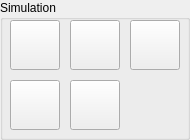
                                        <widget class="QGroupBox" name="GroupBox_Simulation">
                                            <property name="geometry">
                                                <rect>
                                                    <x>780</x>
                                                    <y>10</y>
                                                    <width>190</width>
                                                    <height>140</height>
                                                </rect>
                                            </property>
                                            <property name="minimumSize">
                                                <size>
                                                    <width>190</width>
                                                    <height>140</height>
                                                </size>
                                            </property>
                                            <property name="maximumSize">
                                                <size>
                                                    <width>190</width>
                                                    <height>140</height>
                                                </size>
                                            </property>
                                            <property name="title">
                                                <string>Simulation</string>
                                            </property>
                                            <widget class="QPushButton" name="PushButton_Play">
                                                <property name="geometry">
                                                    <rect>
                                                        <x>10</x>
                                                        <y>20</y>
                                                        <width>50</width>
                                                        <height>50</height>
                                                    </rect>
                                                </property>
                                                <property name="minimumSize">
                                                    <size>
                                                        <width>50</width>
                                                        <height>50</height>
                                                    </size>
                                                </property>
                                                <property name="maximumSize">
                                                    <size>
                                                        <width>50</width>
                                                        <height>50</height>
                                                    </size>
                                                </property>
                                                <property name="toolTip">
                                                    <string>Play</string>
                                                </property>
                                                <property name="text">
                                                    <string/>
                                                </property>
                                            </widget>
                                            <widget class="QPushButton" name="PushButton_Pause">
                                                <property name="geometry">
                                                    <rect>
                                                        <x>70</x>
                                                        <y>20</y>
                                                        <width>50</width>
                                                        <height>50</height>
                                                    </rect>
                                                </property>
                                                <property name="minimumSize">
                                                    <size>
                                                        <width>50</width>
                                                        <height>50</height>
                                                    </size>
                                                </property>
                                                <property name="maximumSize">
                                                    <size>
                                                        <width>50</width>
                                                        <height>50</height>
                                                    </size>
                                                </property>
                                                <property name="toolTip">
                                                    <string>Pause</string>
                                                </property>
                                                <property name="text">
                                                    <string/>
                                                </property>
                                            </widget>
                                            <widget class="QPushButton" name="PushButton_Stop">
                                                <property name="geometry">
                                                    <rect>
                                                        <x>130</x>
                                                        <y>20</y>
                                                        <width>50</width>
                                                        <height>50</height>
                                                    </rect>
                                                </property>
                                                <property name="minimumSize">
                                                    <size>
                                                        <width>50</width>
                                                        <height>50</height>
                                                    </size>
                                                </property>
                                                <property name="maximumSize">
                                                    <size>
                                                        <width>50</width>
                                                        <height>50</height>
                                                    </size>
                                                </property>
                                                <property name="toolTip">
                                                    <string>Stop</string>
                                                </property>
                                                <property name="text">
                                                    <string/>
                                                </property>
                                            </widget>
                                            <widget class="QPushButton" name="PushButton_Next">
                                                <property name="geometry">
                                                    <rect>
                                                        <x>10</x>
                                                        <y>80</y>
                                                        <width>50</width>
                                                        <height>50</height>
                                                    </rect>
                                                </property>
                                                <property name="minimumSize">
                                                    <size>
                                                        <width>50</width>
                                                        <height>50</height>
                                                    </size>
                                                </property>
                                                <property name="maximumSize">
                                                    <size>
                                                        <width>50</width>
                                                        <height>50</height>
                                                    </size>
                                                </property>
                                                <property name="toolTip">
                                                    <string>Next (1 iter.)</string>
                                                </property>
                                                <property name="text">
                                                    <string/>
                                                </property>
                                            </widget>
                                            <widget class="QPushButton" name="PushButton_Forward">
                                                <property name="geometry">
                                                    <rect>
                                                        <x>70</x>
                                                        <y>80</y>
                                                        <width>50</width>
                                                        <height>50</height>
                                                    </rect>
                                                </property>
                                                <property name="minimumSize">
                                                    <size>
                                                        <width>50</width>
                                                        <height>50</height>
                                                    </size>
                                                </property>
                                                <property name="maximumSize">
                                                    <size>
                                                        <width>50</width>
                                                        <height>50</height>
                                                    </size>
                                                </property>
                                                <property name="toolTip">
                                                    <string>Forward (50 000 iter.)</string>
                                                </property>
                                                <property name="text">
                                                    <string/>
                                                </property>
                                            </widget>
                                        </widget>
